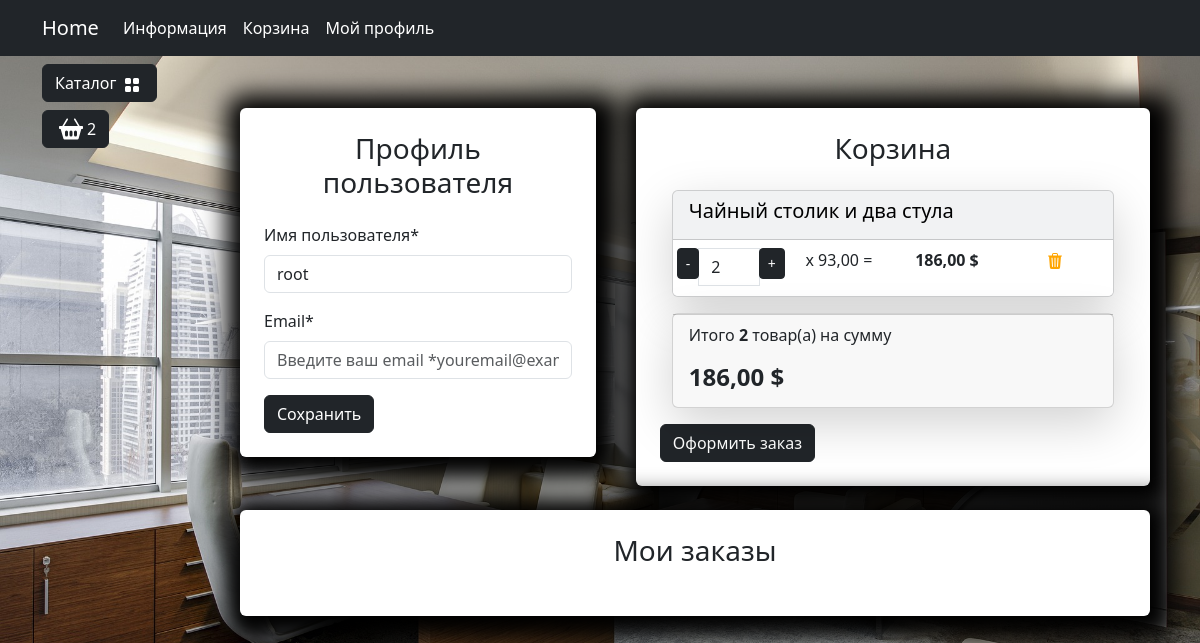
Page /user/profile/ (signed in) on the earlier database version.
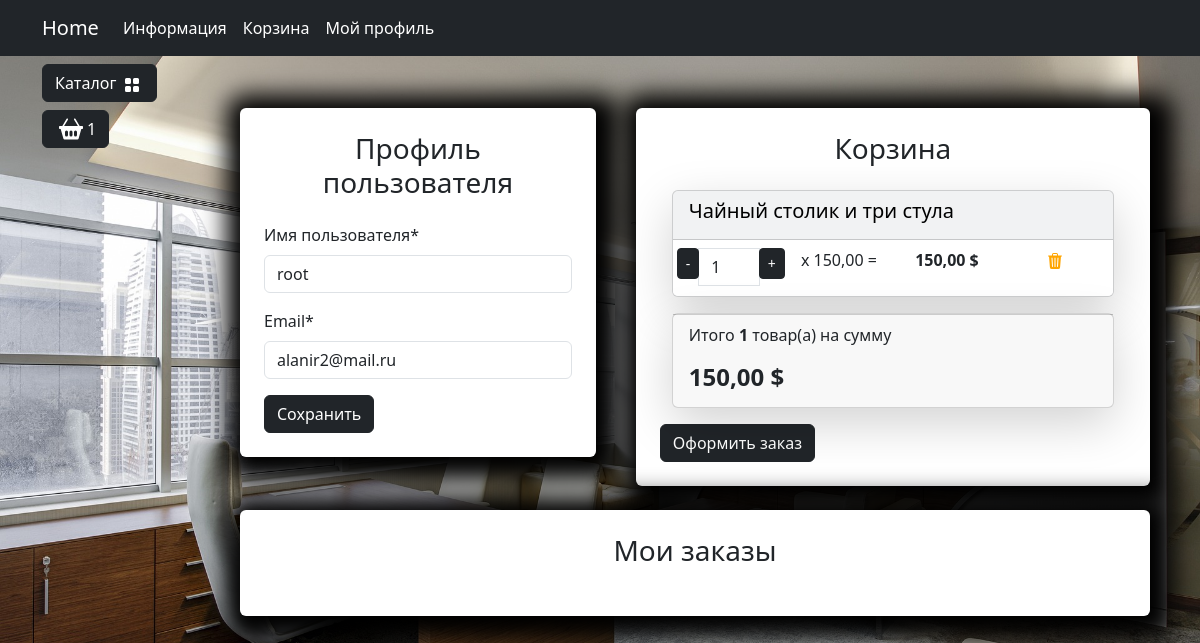
Same page on the later database version.
### carts/models.py (models this page shows, shortened)
class Cart(models.Model):
    user = models.ForeignKey(to=User, on_delete=models.CASCADE, blank=True, null=True, verbose_name='Пользователь')
    product = models.ForeignKey(to=Products, on_delete=models.CASCADE, verbose_name='Товар')
    quantity = models.PositiveSmallIntegerField(default=0, verbose_name='Количество')
    session_key = models.CharField(max_length=32, null=True, blank=True)
    created_timestamp = models.DateTimeField(auto_now_add=True, verbose_name='Дата добавления')
    class Meta:
        db_table = 'cart'
        verbose_name = "Корзина"
        verbose_name_plural = "Корзина"
    objects = CartQueryset().as_manager()
    def products_price(self):
        return round(self.product.sell_price() * self.quantity, 2)

### users/models.py (models this page shows, shortened)
class User(AbstractUser):
    image = models.ImageField(upload_to='users_images', blank=True, null=True, verbose_name='Аватар')
    class Meta:
        db_table: 'user'
        verbose_name= 'Пользователя'
        verbose_name_plural = 'Пользователи'

### goods/models.py (models this page shows, shortened)
class Products(models.Model):
    name = models.CharField(max_length=150, unique=True, verbose_name='Название')
    slug = models.SlugField(max_length=200, unique=True, blank=True, null= True)
    description = models.TextField(blank=True, null=True, verbose_name= 'Описание')
    image = models.ImageField(upload_to='goods_images', blank=True, null=True)
    price = models.DecimalField(default=0.00, max_digits=7, decimal_places=2, verbose_name='Цена')
    discount = models.DecimalField(default=0.00, max_digits=4, decimal_places=2, verbose_name='Скидка в %')
    quantity = models.PositiveBigIntegerField(default=0, verbose_name='Количество')
    category= models.ForeignKey(to=Categories, on_delete=models.CASCADE, verbose_name='Категория')
    class Meta:
        db_table: 'product'
        verbose_name= 'Продукт'
        verbose_name_plural = 'Продукты'
        ordering = ('id',)
    def sell_price(self):
        if self.discount:
            return round(self.price, 2)
        return self.price

### users/views.py (the view)
# urls.py: path('profile/', views.profile, name='profile'),
@login_required
def profile(request):
    if request.method == 'POST':
        form = ProfileForm(data=request.POST, instance=request.user, files=request.FILES)
        if form.is_valid():
            form.save()
            messages.success(request, "Профайл успешно обновлен")
            return HttpResponseRedirect(reverse('user:profile'))
    else:
        form = ProfileForm(instance=request.user)
    context = {
        'title': 'Home - Кабинет',
        'form': form
    }
    return render(request, 'users/profile.html', context)

### users/forms.py
class ProfileForm(UserChangeForm):
    class Meta:
        model = User
        fields = (
            "username",
            "email",)
    username = forms.CharField()
    email = forms.CharField()

### carts/models.py (called while the page is built)
    def total_price(self):
        return sum(cart.products_price() for cart in self)

    def total_quantity(self):
        if self:
            return sum(cart.quantity for cart in self)
        return 0

### carts/templatetags/carts_tags.py (called while the page is built)
@register.simple_tag()
def user_carts(request):
    if request.user.is_authenticated:
        return Cart.objects.filter(user=request.user)

### goods/templatetags/goods_tags.py (called while the page is built)
@register.simple_tag()
def tag_categories():
    return Categories.objects.all()

### users/templates/users/profile.html (shortened to what this page needs)
{% extends "base.html" %}
{% load static %}
{% load carts_tags %}
{% block content %}
<div class="row">
    <div class="container mt-5">
        <div class="row">
            <div class="col-md-5">
                <div class=" bg-white p-4 mb-4 mx-2 rounded custom-shadow">
                    <h3 class="text-center mb-4">Профиль пользователя</h3>
                    <form action="{% url "users:profile" %}" method="post" enctype="multipart/form-data">
                        <div class="row">
                            <div class="col-md-12 mb-3">
                                <label for="id_username" class="form-label">Имя пользователя*</label>
                                <input type="text" class="form-control" id="id_username"
                                    name="username"
                                    placeholder="Введите ваше имя пользователя"
                                    value="{{ form.username.value }}"
                                    required>
                            </div>
                            <div class="col-md-12 mb-3">
                                <label for="id_email" class="form-label">Email*</label>
                                <input type="email" class="form-control" id="id_email"
                                    name="email"
                                    placeholder="Введите ваш email *youremail@example.com"
                                    value="{{ form.email.value }}"
                                    required>
                            </div>
                        </div>
                        <button type="submit" class="btn btn-dark">Сохранить</button>
                    </form>
                </div>
            </div>
            <div class="col-md-7">
                <div class=" bg-white p-4 mb-4 mx-2 rounded custom-shadow">
                    <h3 class="text-center mb-4">Корзина</h3>
                    <div class="container" id="cart-items-container">
                        {% include "carts/includes/included_cart.html" %}
                    </div>
                    <a class="btn btn-dark" href="{% url "orders:create_order" %}">
                        Оформить заказ
                    </a>
                </div>
            </div>
            <div class="col-md-12">
                <div class=" bg-white p-4 mb-4 mx-2 rounded custom-shadow">
                    <h3 class="text-center mb-4">Мои заказы</h3>
                </div>
            </div>
        </div>
    </div>
</div>
{% endblock  %}

### templates/base.html (shortened to what this page needs)
<!DOCTYPE html>
{% load static %}
{% load goods_tags %}
{% load carts_tags %}
{% user_carts request as carts %}
<html lang="en">
<head>
    <link rel="stylesheet" href="{% static 'deps/css/bootstrap/bootstrap.min.css' %}">
    <link rel="stylesheet" href="{% static 'deps/css/my_css.css' %}">
</head>
<body>
    <header>
        <nav class="navbar navbar-expand-lg bg-dark" data-bs-theme="dark">
            <div class="container">
                <a class="navbar-brand" href="{% url 'main:index'%}">Home</a>
                <div class="collapse navbar-collapse" id="navbarSupportedContent">
                    <ul class="navbar-nav me-auto mb-2 mb-lg-0">
                        <li class="nav-item dropdown ">
                            <a class="nav-link dropdown-toggle text-white" href="#" role="button"
                                data-bs-toggle="dropdown" aria-expanded="false">
                                Информация
                            </a>
                        </li>
                        <li class="nav-item">
                            <a class="nav-link  text-white" href="{% url "user:users_cart" %}">Корзина</a>
                        </li>
                        {% if not user.is_authenticated %}
                        <li class="nav-item">
                            <a class="nav-link  text-white" href="{% url "user:login" %}">Войти</a>
                        </li>
                    {% else %}
                        <li class="nav-item dropdown ">
                            <a class="nav-link dropdown-toggle text-white" href="#" role="button"
                                data-bs-toggle="dropdown" aria-expanded="false">
                                Мой профиль
                            </a>
                        </li>
                    {% endif %}
                    </ul>
                </div>
            </div>
        </nav>
    </header>
    <section>
        <div class="container">
            <div class="row mt-1 position-fixed z-3">
                <div class="dropdown mb-2">
                    <button class="btn btn-secondary dropdown-toggle btn-dark" type="button" data-bs-toggle="dropdown"
                        aria-expanded="false">
                        Каталог
                        <img class="mx-1" src= "{% static 'deps/icons/grid-fill.svg' %}" alt="Catalog Icon" width="16"
                            height="16">
                    </button>
                        {% tag_categories as categories %}
                </div>
                <div>
                    <button type="button" class="btn btn-dark btn-secondary d-flex" id="modalButton"
                        aria-expanded="false">
                        <img class="mx-1" src= "{% static 'deps/icons/basket2-fill.svg' %}" alt="Catalog Icon" width="24"
                            height="24">
                            <span id="goods-in-cart-count"> {{ carts.total_quantity }}</span>
                    </button>
                </div>
            </div>
        </div>
        <div class="container">
            <div class="row mt-1">
                <div class="col-lg-2">
                </div>
                <div class="col-lg-10">
                    {% block content %}   {% endblock  %}
                </div>
            </div>
        </div>
    </section>
</body>
</html>

### carts/templates/carts/includes/included_cart.html
{% load static %}
{% load carts_tags %}
{% user_carts request as carts%}
<div class="card mb-3 text-bg-light shadow-lg">
    {% for cart in carts %}
        <div class="card-header">
            <h5 class="card-title">{{ cart.product.name }}</h5>
        </div>
        <ul class="list-group list-group-flush">
            <li class="list-group-item">
                <div class="row text-center">
                    <div class="col p-0">
                        <div class="input-group">
                            <span class="input-group-btn">
                                <button type="button" class="btn btn-dark btn-sm decrement"
                                    data-cart-id="" data-cart-change-url="">-</button>
                            </span>
                            <input type="text" class="form-control number" value="{{ cart.quantity }}"
                                readonly>
                            <span class="input-group-btn">
                                <button type="button" class="btn btn-dark btn-sm increment"
                                    data-cart-id="" data-cart-change-url="">+</button>
                            </span>
                        </div>
                    </div>
                    <div class="col p-0">
                        <p>x {{ cart.product.sell_price }} = </p>
                    </div>
                    <div class="col p-0"><strong> {{cart.products_price}} $</strong></div>
                    <div class="col p-0">
                        <a href="{% url "cart:cart_remove" cart.id %}" class="remove-from-cart" data-cart-id="">
                            <img class="mx-1" src="{% static "deps/icons/trash3-fill.svg" %}"
                                alt="Catalog Icon" width="16" height="16">
                        </a>
                    </div>
                </div>
            </li>
        </ul>
    {% endfor %}
</div>
<div class="card mb-3 shadow-lg">
    <div class="card-footer">
        <p class="float-left">Итого <strong>{{ carts.total_quantity }}</strong> товар(а) на сумму</p>
        <h4 class="float-left"><strong>{{ carts.total_price }} $</strong></h4>
    </div>
</div>

### static/deps/css/my_css.css (style rules this page uses)
body { background-image: url("../images/bg-image.jpg"); background-repeat: no-repeat; background-attachment: fixed; background-position: center center; background-size: cover; height: 100%; }
.dropdown-toggle::after { content: none; }
.custom-shadow { box-shadow: 5px 5px 25px 19px #000000; }

Differences in the rows shown:
removed Cart: total_quantity "2", product.name "Чайный столик и два стула", quantity "2", product.sell_price "93,00", products_price "186,00", total_price "186,00"
added Cart: total_quantity "1", product.name "Чайный столик и три стула", quantity "1", product.sell_price "150,00", products_price "150,00", total_price "150,00"
changed User "root": email (not shown) → "alanir2@mail.ru"
